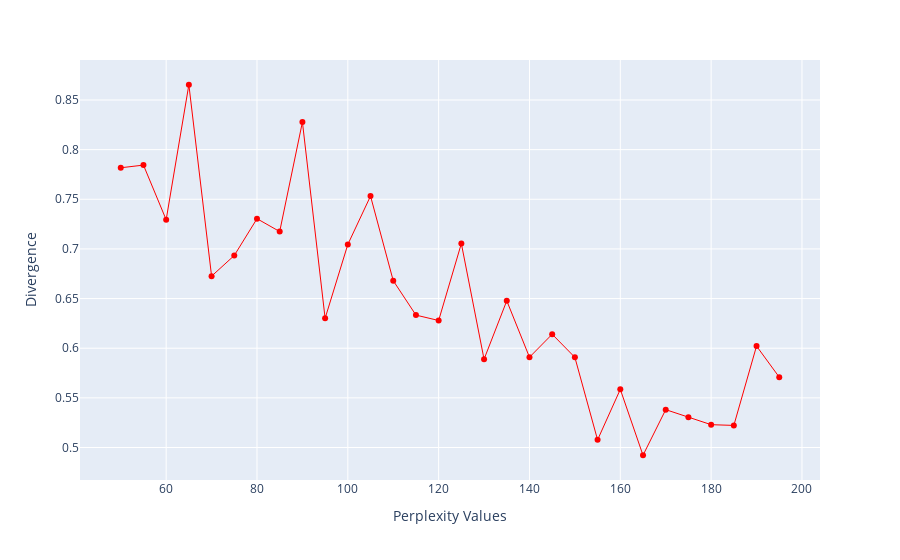

The code cell stored with this chart in its notebook:
### Code cell
perplexity = np.arange(50, 200, 5)
divergence = []

for i in perplexity:
    clean_pipeline = Pipeline([
        ('clean_pipeline', get_pipeline_clean_encode_only(categorical_features_one_hot, categorical_features_ordinal, numerical_features)),
        ('standard_scaler', StandardScaler()),
        ('TruncatedSVD', TruncatedSVD(n_components=5)),
        ('tsne', TSNE(n_components=2, perplexity=i, random_state=RANDOM_STATE))
    ])

    df_by_sector = df_clean[df_clean["GICS_SECTOR_NAME"] == "Consumer Discretionary"].copy()

    reduced = clean_pipeline.fit_transform(df_by_sector.copy())
    divergence.append(clean_pipeline['tsne'].kl_divergence_)
fig = px.line(x=perplexity, y=divergence, markers=True)
fig.update_layout(xaxis_title="Perplexity Values", yaxis_title="Divergence")
fig.update_traces(line_color="red", line_width=1)
fig.show()

### Figure 1 — Plotly figure (JSON) as saved in the notebook; plotly's stock layout.template omitted (floating-point values rounded to 4 significant figures)
{"data": [{"hovertemplate": "x=%{x}<br>y=%{y}<extra></extra>", "legendgroup": "", "line": {"color": "red", "dash": "solid", "width": 1}, "marker": {"symbol": "circle"}, "mode": "lines+markers", "name": "", "orientation": "v", "showlegend": false, "type": "scatter", "x": [50, 55, 60, 65, 70, 75, 80, 85, 90, 95, 100, 105, 110, 115, 120, 125, 130, 135, 140, 145, 150, 155, 160, 165, 170, 175, 180, 185, 190, 195], "xaxis": "x", "y": [0.7817, 0.7844, 0.7294, 0.8653, 0.6726, 0.6934, 0.7304, 0.7175, 0.8278, 0.6301, 0.7045, 0.7532, 0.668, 0.6333, 0.6279, 0.7054, 0.5889, 0.6478, 0.5909, 0.6141, 0.5908, 0.5077, 0.5586, 0.4922, 0.5381, 0.5304, 0.523, 0.5223, 0.6022, 0.5708], "yaxis": "y"}], "layout": {"legend": {"tracegroupgap": 0}, "margin": {"t": 60}, "xaxis": {"anchor": "y", "domain": [0, 1], "title": {"text": "Perplexity Values"}}, "yaxis": {"anchor": "x", "domain": [0, 1], "title": {"text": "Divergence"}}}}
